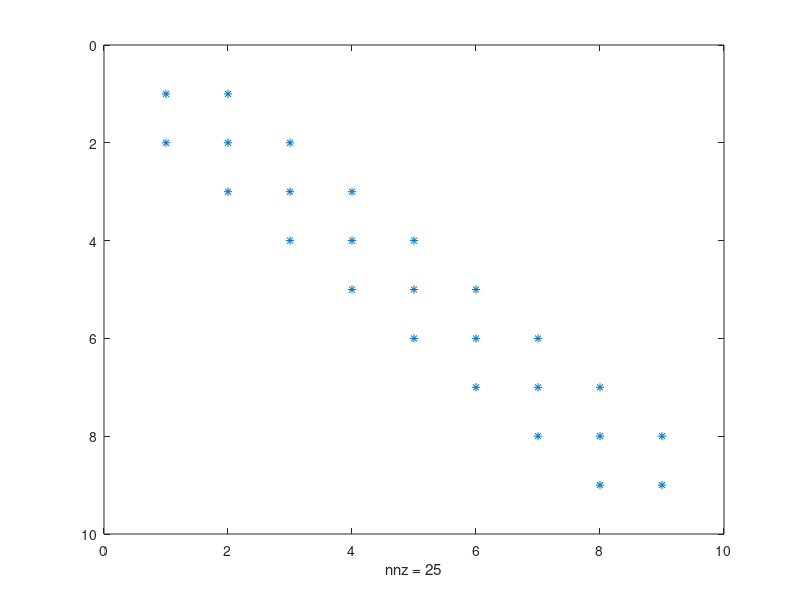
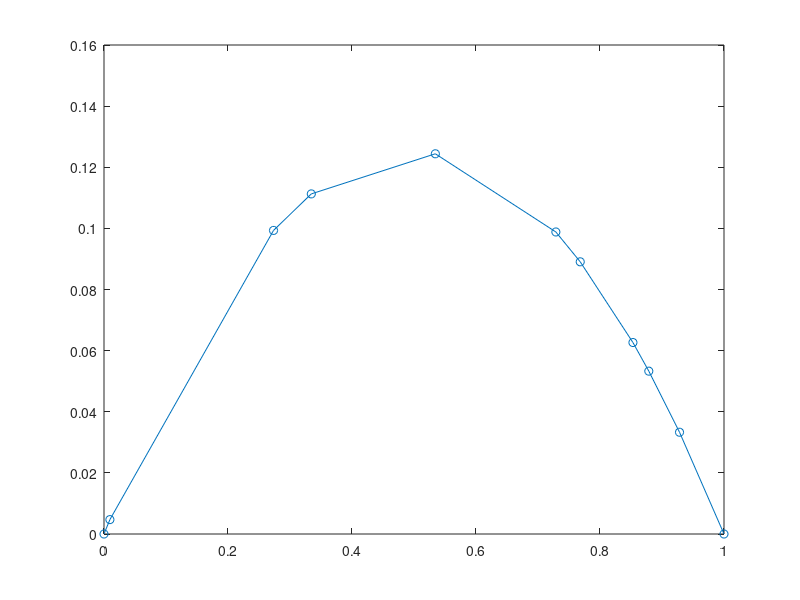

Recreate these plots in MATLAB, in order.
% Authors: He "Crane" Chen, Misha Kazhdan
% hchen136@jhu.edu
% Johns Hopkins University, 2021

% This code solves the Poisson equation d2u/dx2 + 1 = 0, with 10 elements by finite
% element method, choose hat functions as basis
n = 10;
x = rand(n-1, 1);
x = [0; sort(x); 1]; % 11 by 1
A = zeros(n-1); % 9 by 9
A = A + diag(1./(x(3:end) - x(2:end-1))) + diag(1./(x(2:end-1) - x(1:end-2)));
A = A - diag(1./(x(3:end-1) - x(2:end-2)), 1);
A = A - diag(1./(x(3:end-1) - x(2:end-2)), -1);
figure(1)
spy(A)
b = 0.5 * (x(3:end) - x(1:end-2));
u = A \ b; % linear combination coefficients for the hat functions
% solution visualization
figure(2)
plot(x, [0; u; 0], 'o-'); % looks very similar to the analytical solution (a parabolic)

